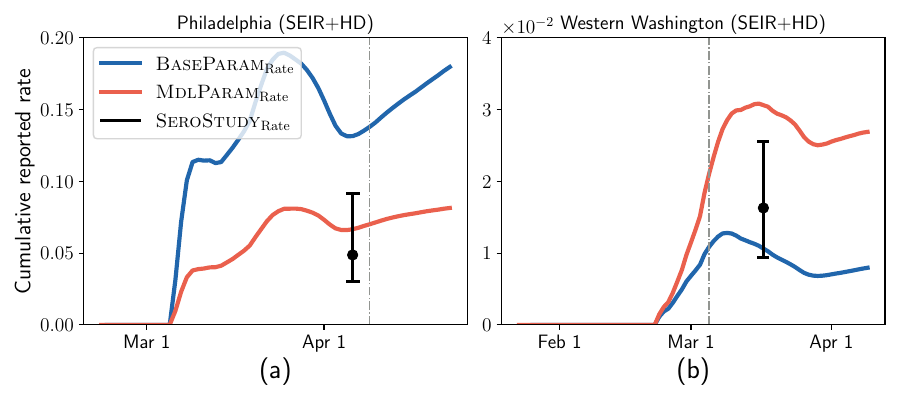

Here is the Python script that generated this plot:
from mpl_toolkits.axes_grid1.inset_locator import mark_inset
import matplotlib.pyplot as plt
import matplotlib.ticker
import matplotlib as mpl
from matplotlib import rcParams
mpl.rcParams['text.usetex'] = True
mpl.rcParams['text.latex.preamble'] = [r'\usepackage{amsmath}']
import pandas as pd
import numpy as np
import math

if __name__ == "__main__":

    figure = plt.figure(figsize=(9,4))

    ### Philadelphia Metro Area

    future = 14
    
    DataFile = pd.read_csv("Philadelphia/data.csv")
    ReportedSum = [0,0,0,0,0,0,0,0,0,0,0,0,0,0]+DataFile["cases"][0:35+future].to_list()
    Date = ['2021-02-21','2021-02-22','2021-02-23','2021-02-24','2021-02-25','2021-02-26','2021-02-27','2021-02-28','2021-02-29','2021-03-01','2021-03-02','2021-03-03','2021-03-04','2021-03-05'] + DataFile["date"][0:35+future].to_list()
    X = range(len(Date))

    Reported = []
    Reported.append(ReportedSum[0])
    for counter in range(1,len(ReportedSum)):
        Reported.append(ReportedSum[counter] - ReportedSum[counter-1])
    Reported = np.array(Reported)

    XNumber = [9,40]
    XDate = []
    for DateNow in XNumber:
        XDate.append(Date[DateNow])
    XDate = ["Mar 1","Apr 1"]
    
    DataFile = pd.read_csv("Philadelphia/result-original.csv")
    DataSelected = DataFile[(DataFile[".id"] == "median")]
    ReportedP = np.array(DataSelected["D_new_reported"].to_list()[:49+future])
    UnreportedP = np.array(DataSelected["D_new_unreported"].to_list()[:49+future])
    SymptomP = np.array(DataSelected["Is"].to_list()[:49+future]) + np.array(DataSelected["Im"].to_list()[:49+future])

    DataFile = pd.read_csv("Philadelphia/result.csv")
    DataSelected = DataFile[(DataFile[".id"] == "median")]
    ReportedPP = np.array(DataSelected["D_new_reported"].to_list()[:49+future])
    UnreportedPP = np.array(DataSelected["D_new_unreported"].to_list()[:49+future])
    SymptomPP = np.array(DataSelected["Is"].to_list()[:49+future]) + np.array(DataSelected["Im"].to_list()[:49+future])
   
    plt.subplot(1,2,1)
    plt.title("Philadelphia (SEIR+HD)", fontsize=14)

    plt.plot(X,np.array(ReportedSum)/np.cumsum(np.array(ReportedP)+np.array(UnreportedP)),label=r'\textsc{BaseParam}'+r'$_{\mathrm{Rate}}$',linewidth=3,color='#2166AC')
    plt.plot(X,np.array(ReportedSum)/np.cumsum(np.array(ReportedPP)+np.array(UnreportedPP)),label=r'\textsc{MdlParam}'+r'$_{\mathrm{Rate}}$',linewidth=3,color='#EA604D')
    
    plt.plot([45,45], [7656/(49101.39*1.7), 7656/(49101.39*5.2)],linewidth=2,color='#000000',label=r'\textsc{SeroStudy}'+r'$_{\mathrm{Rate}}$')
    plt.scatter([45],[7656/(49101.39*3.2)],s=50,color='#000000')
    plt.plot([44,46], [7656/(49101.39*1.7), 7656/(49101.39*1.7)],linewidth=2,color='#000000')
    plt.plot([44,46], [7656/(49101.39*5.2), 7656/(49101.39*5.2)],linewidth=2,color='#000000')

    plt.axvline(x = 48,color='#929591',linewidth=1,linestyle="dashdot")
    #plt.text(48-2,1,'Training Data',color='#FF6100',horizontalalignment='right')
    #plt.text(48+2,1,'Testing Data',color='#FF6100',horizontalalignment='left')

    plt.xlabel('(a)', fontsize=20)
    plt.ylabel('Cumulative reported rate', fontsize=16)

    plt.xticks(XNumber,XDate,fontsize=14)
    plt.yticks([0,0.05,0.10,0.15,0.20],fontsize=14)
    plt.ylim(0,0.2)

    mf = matplotlib.ticker.ScalarFormatter(useMathText=True)
    mf.set_powerlimits((-2,2))
    plt.gca().yaxis.set_major_formatter(mf)
    plt.gca().yaxis.get_offset_text().set(size=14)
    
    plt.legend(fontsize=14,loc=2)
    plt.tight_layout()
    
    ### Western Washington

    future = 35
    
    DataFile = pd.read_csv("Washington/data.csv")
    ReportedSum = DataFile["cases"][0:45+future].to_list()
    Date = DataFile["date"][0:45+future].to_list()
    X = range(len(Date))

    Reported = []
    Reported.append(ReportedSum[0])
    for counter in range(1,len(ReportedSum)):
        Reported.append(ReportedSum[counter] - ReportedSum[counter-1])
    Reported = np.array(Reported)

    XNumber = [11,40,71]
    XDate = []
    for DateNow in XNumber:
        XDate.append(Date[DateNow])
    XDate = ["Feb 1","Mar 1","Apr 1"]
    
    DataFile = pd.read_csv("Washington/result-original.csv")
    DataSelected = DataFile[(DataFile[".id"] == "median")]
    ReportedP = np.array(DataSelected["D_new_reported"].to_list()[:45+future])
    UnreportedP = np.array(DataSelected["D_new_unreported"].to_list()[:45+future])
    SymptomP = np.array(DataSelected["Is"].to_list()[:45+future]) + np.array(DataSelected["Im"].to_list()[:45+future])

    DataFile = pd.read_csv("Washington/result.csv")
    DataSelected = DataFile[(DataFile[".id"] == "median")]
    ReportedPP = np.array(DataSelected["D_new_reported"].to_list()[:45+future])
    UnreportedPP = np.array(DataSelected["D_new_unreported"].to_list()[:45+future])
    SymptomPP = np.array(DataSelected["Is"].to_list()[:45+future]) + np.array(DataSelected["Im"].to_list()[:45+future])
   
    plt.subplot(1,2,2)
    plt.title("Western Washington (SEIR+HD)", fontsize=14)

    plt.plot(X,np.array(ReportedSum)/np.cumsum(np.array(ReportedP)+np.array(UnreportedP)),label=r'\textsc{BaseParam}'+r'$_{\mathrm{Rate}}$',linewidth=3,color='#2166AC')
    plt.plot(X,np.array(ReportedSum)/np.cumsum(np.array(ReportedPP)+np.array(UnreportedPP)),label=r'\textsc{MdlParam}'+r'$_{\mathrm{Rate}}$',linewidth=3,color='#EA604D')
    
    plt.plot([56,56], [766/(42735.48*0.7), 766/(42735.48*1.9)],linewidth=2,color='#000000',label=r'\textsc{SeroStudy}'+" reported rate")
    plt.scatter([56],[766/(42735.48*1.1)],s=50,color='#000000')
    plt.plot([55,57], [766/(42735.48*0.7), 766/(42735.48*0.7)],linewidth=2,color='#000000')
    plt.plot([55,57], [766/(42735.48*1.9), 766/(42735.48*1.9)],linewidth=2,color='#000000')
    
    plt.axvline(x = 44,color='#929591',linewidth=1,linestyle="dashdot")
    #plt.text(36-2,1,'Training Data',color='#FF6100',horizontalalignment='right')
    #plt.text(36+2,1,'Testing Data',color='#FF6100',horizontalalignment='left')

    plt.xlabel('(b)', fontsize=20)
    #plt.ylabel('Reported rate', fontsize=14)

    plt.xticks(XNumber,XDate,fontsize=14)
    plt.yticks([0,0.01,0.02,0.03,0.04],['0','0.01','0.02','0.03','0.04'],fontsize=14)
    plt.ylim(0,0.04)

    mf = matplotlib.ticker.ScalarFormatter(useMathText=True)
    mf.set_powerlimits((-2,2))
    plt.gca().yaxis.set_major_formatter(mf)
    plt.gca().yaxis.get_offset_text().set(size=14)
    
    #plt.legend(fontsize=25)
    plt.tight_layout()
    
    plt.savefig('Rate.pdf')
    plt.show()
